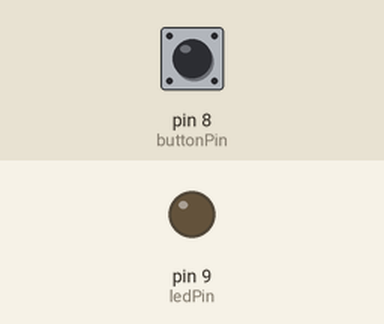
A sketch run on a simulated Arduino Uno, built with avr-gcc and run on an emulated ATmega328P. Parts: output pins drawn as LEDs (lit = HIGH). The inputs (shaded band) are chosen by the test bench; at power-on: pin 8 (buttonPin) HIGH.

Above: at 1.2 s.
1.3 s: pin 8 (buttonPin) pulled LOW for 0.15 s
At 2.5 s:
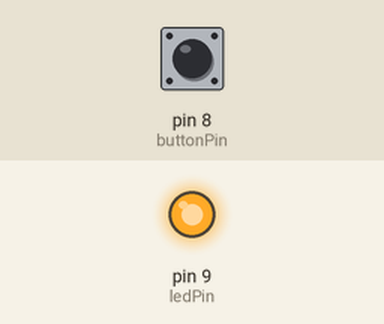
2.9 s: pin 8 (buttonPin) pulled LOW for 1 s
At 3.7 s:
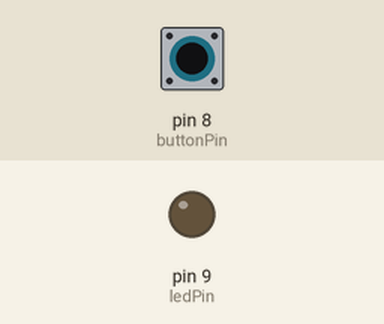
5.4 s: pin 8 (buttonPin) pulled LOW for 3.2 s
At 6.8 s:
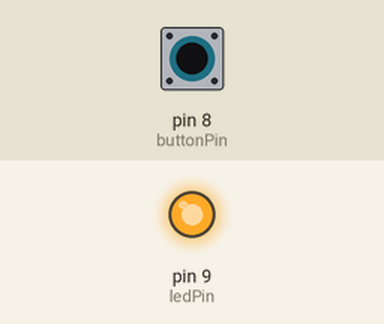
Timing chart, 0 to 8.4 s (numbered marks = the images above; inputs shaded):
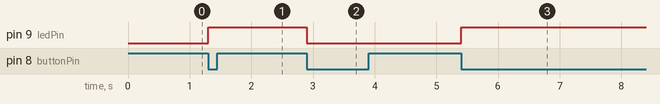

The sketch:

07_buttonDebounce.ino
```cpp
// This sketch toggles an LED attached to pin 9 when a button attached to pin 8 is pressed (make sure to use a current limiting resistor!)
// Debouncing is added to prevent accidental quick re-presses of the button
// Nicholas Schwankl - 9/7/2020

#define ledPin      9
#define buttonPin   8

bool thisState = LOW;
bool lastState = LOW;
bool ledState  = LOW;

long lastTime  = 0;                       // This long (very large number) is used to track when the button was last pressed
const long debounce  = 200;               // This is how long (in ms) to ignore new presses

void setup() {

  pinMode(ledPin, OUTPUT);
  pinMode(buttonPin, INPUT_PULLUP);

}

void loop() {

  thisState = !digitalRead(buttonPin);

  if( (thisState==HIGH) && (lastState==LOW) && (millis() - lastTime > debounce) ){        // If the button was just pressed AND it has been more than "debounce" milliseconds since the last press
    ledState = !ledState;                                                                 // Set the state of the LED to the opposite of what it is now
    digitalWrite(ledPin, ledState);                                                       // And write that state to the LED
    lastTime = millis();                                                                  // Set "lastTime" as the current time using millis() so it can be compared against in the future
  }

  lastState = thisState;

}
```

Measured:
- after the input at 1.3 s, pin 9 (ledPin): LOW → HIGH at once
- after the input at 2.9 s, pin 9 (ledPin): HIGH → LOW at once
- after the input at 5.4 s, pin 9 (ledPin): LOW → HIGH at once
